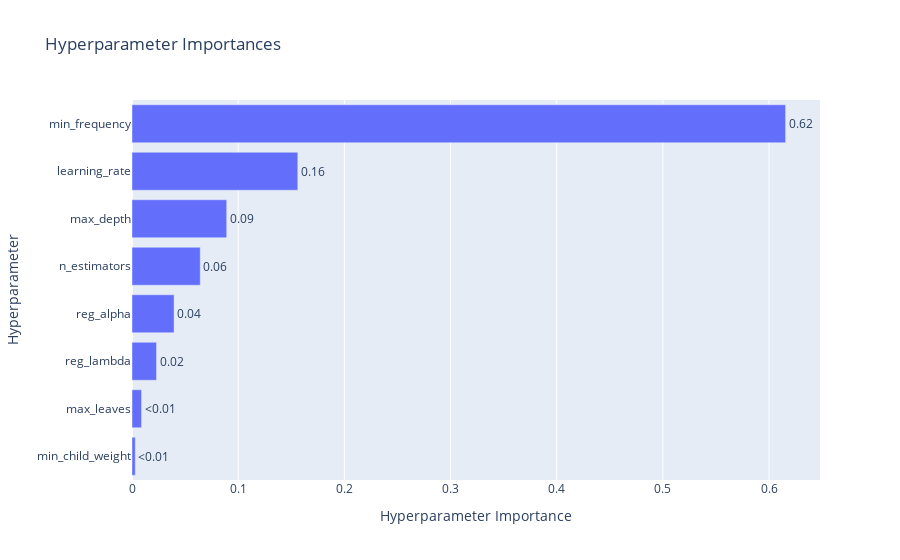

Notebook cell for this chart:
### Code cell
# 3. Gráfico de importancia de hiperparámetros
plot_param_importances(study_prunning)

### Figure 1 — Plotly figure (JSON) as saved in the notebook; plotly's stock layout.template omitted (floating-point values rounded to 4 significant figures)
{"data": [{"cliponaxis": false, "hovertemplate": ["min_child_weight (IntDistribution): 0.003076354905734835<extra></extra>", "max_leaves (IntDistribution): 0.008971584954396296<extra></extra>", "reg_lambda (FloatDistribution): 0.02310149382374597<extra></extra>", "reg_alpha (FloatDistribution): 0.03962688551199521<extra></extra>", "n_estimators (IntDistribution): 0.06429100379986662<extra></extra>", "max_depth (IntDistribution): 0.08918989170707918<extra></extra>", "learning_rate (FloatDistribution): 0.15615667215541806<extra></extra>", "min_frequency (FloatDistribution): 0.6155861131417638<extra></extra>"], "name": "Objective Value", "orientation": "h", "text": ["<0.01", "<0.01", "0.02", "0.04", "0.06", "0.09", "0.16", "0.62"], "textposition": "outside", "type": "bar", "x": [0.003076, 0.008972, 0.0231, 0.03963, 0.06429, 0.08919, 0.1562, 0.6156], "y": ["min_child_weight", "max_leaves", "reg_lambda", "reg_alpha", "n_estimators", "max_depth", "learning_rate", "min_frequency"]}], "layout": {"title": {"text": "Hyperparameter Importances"}, "xaxis": {"title": {"text": "Hyperparameter Importance"}}, "yaxis": {"title": {"text": "Hyperparameter"}}}}
